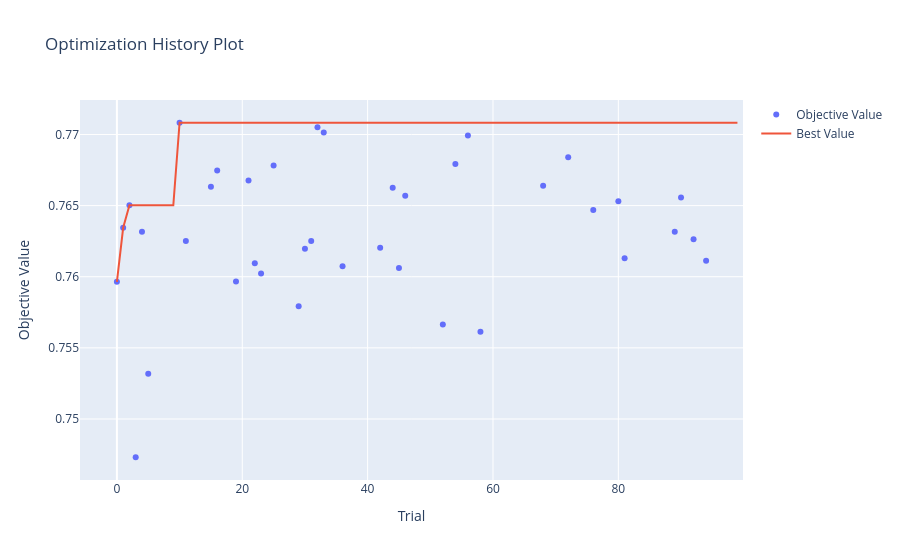

This figure's notebook cell:
### Code cell
import optuna
import optuna.visualization as vis

# Carica lo studio dal file locale sul server
study = optuna.load_study(
    study_name='my_cv_optimization_cadmus_02_02_26_HS', 
    storage='sqlite:///my_study_cadmus_02_02_26_HS.db'
)

# Questi grafici appariranno direttamente dentro Jupyter
vis.plot_optimization_history(study).show()
vis.plot_param_importances(study).show()
